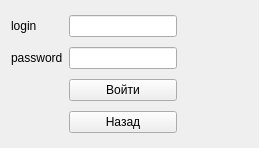
<?xml version="1.0" encoding="UTF-8"?>
<ui version="4.0">
 <class>AuthWidget</class>
 <widget class="QWidget" name="AuthWidget">
  <property name="geometry">
   <rect>
    <x>0</x>
    <y>0</y>
    <width>259</width>
    <height>148</height>
   </rect>
  </property>
  <property name="sizePolicy">
   <sizepolicy hsizetype="Fixed" vsizetype="Fixed">
    <horstretch>0</horstretch>
    <verstretch>0</verstretch>
   </sizepolicy>
  </property>
  <property name="windowTitle">
   <string>Авторизация</string>
  </property>
  <layout class="QGridLayout" name="gridLayout">
   <item row="0" column="1">
    <widget class="QLineEdit" name="login"/>
   </item>
   <item row="0" column="0">
    <widget class="QLabel" name="label">
     <property name="text">
      <string>login</string>
     </property>
    </widget>
   </item>
   <item row="2" column="0">
    <widget class="QLabel" name="label_2">
     <property name="text">
      <string>password</string>
     </property>
    </widget>
   </item>
   <item row="3" column="2">
    <spacer name="horizontalSpacer_2">
     <property name="orientation">
      <enum>Qt::Horizontal</enum>
     </property>
     <property name="sizeHint" stdset="0">
      <size>
       <width>40</width>
       <height>20</height>
      </size>
     </property>
    </spacer>
   </item>
   <item row="2" column="1">
    <widget class="QLineEdit" name="password"/>
   </item>
   <item row="3" column="1">
    <widget class="QPushButton" name="enter">
     <property name="text">
      <string>Войти</string>
     </property>
    </widget>
   </item>
   <item row="4" column="1">
    <widget class="QPushButton" name="back">
     <property name="text">
      <string>Назад</string>
     </property>
    </widget>
   </item>
  </layout>
 </widget>
 <resources/>
 <connections/>
</ui>
